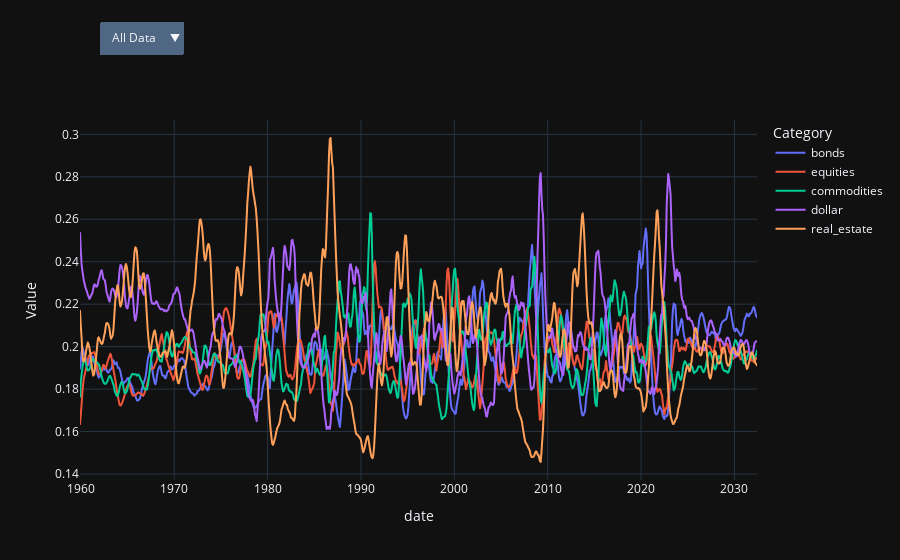

The cell this chart's notebook holds for it:
### Code cell
import pandas as pd
from datetime import datetime, timedelta
import plotly.express as px
import plotly.graph_objects as go

df_allocation_new = df_allocate.copy()

# Current date
today = datetime.now()

df_melt = df_allocation_new.reset_index().melt(id_vars='date', var_name='Category', value_name='Value')

# Create the initial figure
fig = px.line(df_melt, x='date', y='Value', color='Category')

# Create the layout with buttons and date range slider
layout = go.Layout(
    updatemenus=[
        dict(
            buttons=[
                dict(label="All Data",
                     method="update",
                     args=[{"visible": [True] * len(fig.data)},
                           {"xaxis": {"range": [df_melt['date'].min(), df_melt['date'].max()]},
                            "yaxis": {"range": [df_melt['Value'].min(), df_melt['Value'].max()]}}]),
                dict(label="Past",
                     method="update",
                     args=[{"visible": [True] * len(fig.data)},
                           {"xaxis": {"range": [today - timedelta(days=365*50), today]},
                            "yaxis": {"range": [df_melt[(df_melt['date'] >= today - timedelta(days=365*50)) & (df_melt['date'] <= today)]['Value'].min(),
                                                df_melt[(df_melt['date'] >= today - timedelta(days=365*50)) & (df_melt['date'] <= today)]['Value'].max()]}}]),
                dict(label="Present",
                     method="update",
                     args=[{"visible": [True] * len(fig.data)},
                           {"xaxis": {"range": [today - timedelta(days=365*2), today + timedelta(days=365*2)]},
                            "yaxis": {"range": [df_melt[(df_melt['date'] >= today - timedelta(days=365*2)) & (df_melt['date'] <= today + timedelta(days=365*2))]['Value'].min(),
                                                df_melt[(df_melt['date'] >= today - timedelta(days=365*2)) & (df_melt['date'] <= today + timedelta(days=365*2))]['Value'].max()]}}]),
                dict(label="Future",
                     method="update",
                     args=[{"visible": [True] * len(fig.data)},
                           {"xaxis": {"range": [today, df_melt['date'].max()]},
                            "yaxis": {"range": [df_melt[(df_melt['date'] >= today)]['Value'].min(),
                                                df_melt[(df_melt['date'] >= today)]['Value'].max()]}}])
            ],
            direction="down",
            pad={"r": 10, "t": 10},
            showactive=True,
            x=0.03,
            xanchor="left",
            y=1.3,
            yanchor="top"
        )
    ]
)

# Update the figure layout
fig.update_layout(layout)

fig.show()

### Figure 1 — Plotly figure (JSON) as saved in the notebook; plotly's stock layout.template omitted (floating-point values rounded to 4 significant figures; data arrays with more than 128 entries replaced by an {"elided": "..."} marker saying what was removed)
{"data": [{"hovertemplate": "Category=bonds<br>date=%{x}<br>Value=%{y}<extra></extra>", "legendgroup": "bonds", "line": {"color": "#636efa", "dash": "solid"}, "marker": {"symbol": "circle"}, "mode": "lines", "name": "bonds", "showlegend": true, "type": "scattergl", "x": {"elided": "871 str values"}, "xaxis": "x", "y": {"elided": "871 float values"}, "yaxis": "y"}, {"hovertemplate": "Category=equities<br>date=%{x}<br>Value=%{y}<extra></extra>", "legendgroup": "equities", "line": {"color": "#EF553B", "dash": "solid"}, "marker": {"symbol": "circle"}, "mode": "lines", "name": "equities", "showlegend": true, "type": "scattergl", "x": {"elided": "871 str values"}, "xaxis": "x", "y": {"elided": "871 float values"}, "yaxis": "y"}, {"hovertemplate": "Category=commodities<br>date=%{x}<br>Value=%{y}<extra></extra>", "legendgroup": "commodities", "line": {"color": "#00cc96", "dash": "solid"}, "marker": {"symbol": "circle"}, "mode": "lines", "name": "commodities", "showlegend": true, "type": "scattergl", "x": {"elided": "871 str values"}, "xaxis": "x", "y": {"elided": "871 float values"}, "yaxis": "y"}, {"hovertemplate": "Category=dollar<br>date=%{x}<br>Value=%{y}<extra></extra>", "legendgroup": "dollar", "line": {"color": "#ab63fa", "dash": "solid"}, "marker": {"symbol": "circle"}, "mode": "lines", "name": "dollar", "showlegend": true, "type": "scattergl", "x": {"elided": "871 str values"}, "xaxis": "x", "y": {"elided": "871 float values"}, "yaxis": "y"}, {"hovertemplate": "Category=real_estate<br>date=%{x}<br>Value=%{y}<extra></extra>", "legendgroup": "real_estate", "line": {"color": "#FFA15A", "dash": "solid"}, "marker": {"symbol": "circle"}, "mode": "lines", "name": "real_estate", "showlegend": true, "type": "scattergl", "x": {"elided": "871 str values"}, "xaxis": "x", "y": {"elided": "871 float values"}, "yaxis": "y"}], "layout": {"autosize": true, "legend": {"title": {"text": "Category"}, "tracegroupgap": 0}, "margin": {"t": 60}, "updatemenus": [{"buttons": [{"args": [{"visible": [true, true, true, true, true]}, {"xaxis": {"range": ["1959-11-30T00:00:00", "2032-05-31T00:00:00"]}, "yaxis": {"range": [0.1457, 0.2983]}}], "label": "All Data", "method": "update"}, {"args": [{"visible": [true, true, true, true, true]}, {"xaxis": {"range": ["1974-07-02T08:40:30.532678", "2024-06-19T08:40:30.532678"]}, "yaxis": {"range": [0.1457, 0.2983]}}], "label": "Past", "method": "update"}, {"args": [{"visible": [true, true, true, true, true]}, {"xaxis": {"range": ["2022-06-20T08:40:30.532678", "2026-06-19T08:40:30.532678"]}, "yaxis": {"range": [0.1636, 0.2814]}}], "label": "Present", "method": "update"}, {"args": [{"visible": [true, true, true, true, true]}, {"xaxis": {"range": ["2024-06-19T08:40:30.532678", "2032-05-31T00:00:00"]}, "yaxis": {"range": [0.1812, 0.2213]}}], "label": "Future", "method": "update"}], "direction": "down", "pad": {"r": 10, "t": 10}, "showactive": true, "x": 0.03, "xanchor": "left", "y": 1.3, "yanchor": "top"}], "xaxis": {"anchor": "y", "autorange": true, "domain": [0, 1], "range": ["1959-11-30", "2032-05-31"], "title": {"text": "date"}, "type": "date"}, "yaxis": {"anchor": "x", "autorange": true, "domain": [0, 1], "range": [0.1372, 0.3068], "title": {"text": "Value"}, "type": "linear"}}}
